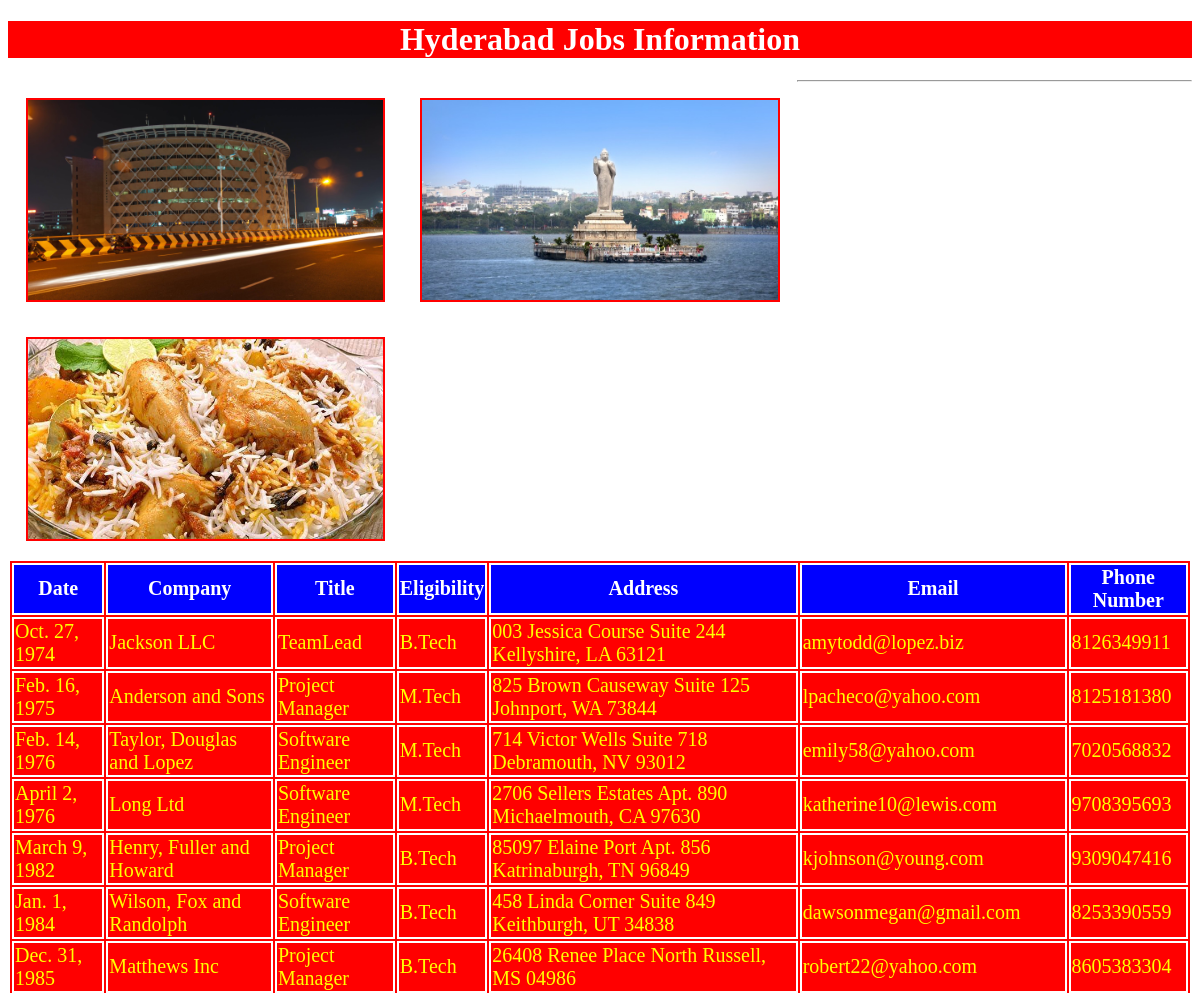
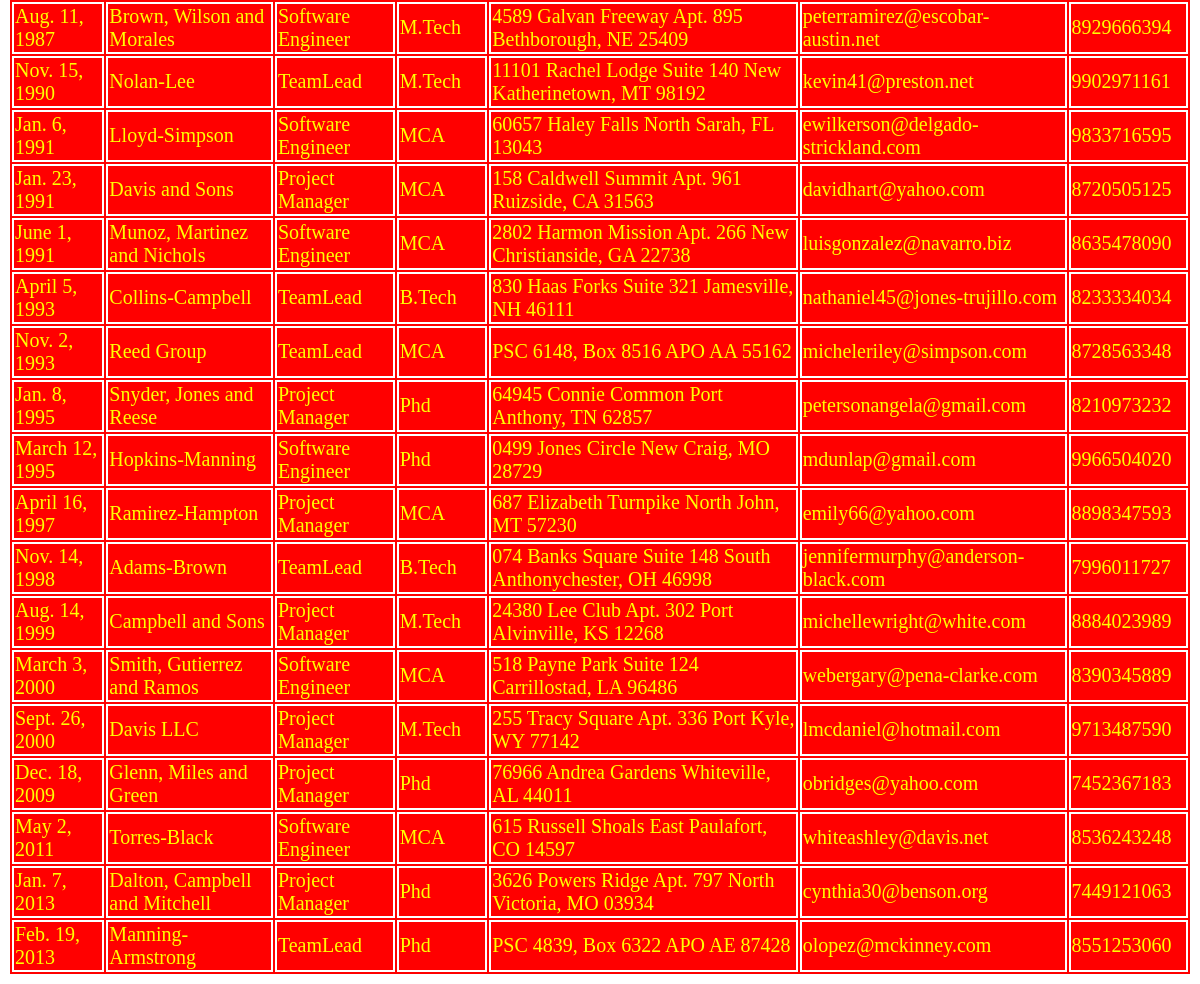
Screenshot of /hydjobs/ with the database file from the repository (2 pictures, top to bottom).
### testapp/models.py (models this page shows)
class hydjobs(models.Model):
    date=models.DateField();
    company=models.CharField(max_length=100);
    title=models.CharField(max_length=100);
    eligibility=models.CharField(max_length=100);
    address=models.CharField(max_length=100);
    email=models.EmailField();
    phonenumber=models.IntegerField()

### testapp/views.py (the view)
# urls.py: url(r'^hydjobs/', views.hydjobs1),
def hydjobs1(request):
    jobs_list=hydjobs.objects.order_by('date')
    my_dict={'jobs_list':jobs_list}
    return render(request,'testapp/hydjobs.html',context=my_dict)

### templates/testapp/hydjobs.html (shortened to what this page needs)
<!DOCTYPE html>
{%load static%}
<html lang="en" dir="ltr">
  <head>
    <link rel="stylesheet" href="{% static "css/demo.css" %}">
  </head>
  <body>
    <h1>Hyderabad Jobs Information</h1>
      <img src="{%static "images/hyd2.jpg"%}" alt="">
      <img src="{%static "images/hyd1.jpg"%}" alt="">
      <img src="{%static "images/hyd3.jpg"%}" alt="">
      <hr>
      {% if jobs_list %}
      <table id='tab'>
        <thead>
          <th>Date</th>
          <th>Company</th>
          <th>Title</th>
          <th>Eligibility</th>
          <th>Address</th>
          <th>Email</th>
          <th>Phone Number</th>
        </thead>
        {%for job in jobs_list %}
        <tr>
          <td>{{job.date}}</td>
          <td>{{job.company}}</td>
          <td>{{job.title}}</td>
          <td>{{job.eligibility}}</td>
          <td>{{job.address}}</td>
          <td>{{job.email}}</td>
          <td>{{job.phonenumber}}</td>
        </tr>
        {% endfor %}
      </table>
      {%else %}
      <p>No Jobs Found in Hyderabad</p>
    {% endif %}
  </body>
</html>

### static/css/demo.css (style rules this page uses)
body { background: url(https://images.unsplash.com/photo-1512665591-75fa7ba868d7?ixlib=rb-0.3.5&ixid=eyJhcHBfaWQiOjEyMDd9&s=9fff1ea450ba4c7242b1bd207630469f&auto=format&fit=crop&w=667&q=80) }
img { height: 200px; width:30%; float:left; margin:1.5%; border:2px solid red; }
h1 { color:white; text-align: center; background:red; }
table,thead,th,tr,td { color:yellow; border:2px solid white; font-size: 20px; margin:auto; background:red; }
thead,th { color:white; border:2px solid white; font-size: 20px; margin:auto; background:blue; }
table tr:nth-of-type(even) { background: #f4c242; }

### rows the page displays
hydjobs: date "Oct. 27, 1974", company "Jackson LLC", title "TeamLead", eligibility "B.Tech", address "003 Jessica Course Suite 244 Kellyshire, LA 63121", email "amytodd@lopez.biz", phonenumber "8126349911"
hydjobs: date "Feb. 16, 1975", company "Anderson and Sons", title "Project Manager", eligibility "M.Tech", address "825 Brown Causeway Suite 125 Johnport, WA 73844", email "lpacheco@yahoo.com", phonenumber "8125181380"
hydjobs: date "Feb. 14, 1976", company "Taylor, Douglas and Lopez", title "Software Engineer", eligibility "M.Tech", address "714 Victor Wells Suite 718 Debramouth, NV 93012", email "emily58@yahoo.com", phonenumber "7020568832"
hydjobs: date "April 2, 1976", company "Long Ltd", title "Software Engineer", eligibility "M.Tech", address "2706 Sellers Estates Apt. 890 Michaelmouth, CA 97630", email "katherine10@lewis.com", phonenumber "9708395693"
hydjobs: date "March 9, 1982", company "Henry, Fuller and Howard", title "Project Manager", eligibility "B.Tech", address "85097 Elaine Port Apt. 856 Katrinaburgh, TN 96849", email "kjohnson@young.com", phonenumber "9309047416"
hydjobs: date "Jan. 1, 1984", company "Wilson, Fox and Randolph", title "Software Engineer", eligibility "B.Tech", address "458 Linda Corner Suite 849 Keithburgh, UT 34838", email "dawsonmegan@gmail.com", phonenumber "8253390559"
hydjobs: date "Dec. 31, 1985", company "Matthews Inc", title "Project Manager", eligibility "B.Tech", address "26408 Renee Place North Russell, MS 04986", email "robert22@yahoo.com", phonenumber "8605383304"
hydjobs: date "Aug. 11, 1987", company "Brown, Wilson and Morales", title "Software Engineer", eligibility "M.Tech", address "4589 Galvan Freeway Apt. 895 Bethborough, NE 25409", email "peterramirez@escobar-austin.net", phonenumber "8929666394"
hydjobs: date "Nov. 15, 1990", company "Nolan-Lee", title "TeamLead", eligibility "M.Tech", address "11101 Rachel Lodge Suite 140 New Katherinetown, MT 98192", email "kevin41@preston.net", phonenumber "9902971161"
hydjobs: date "Jan. 6, 1991", company "Lloyd-Simpson", title "Software Engineer", eligibility "MCA", address "60657 Haley Falls North Sarah, FL 13043", email "ewilkerson@delgado-strickland.com", phonenumber "9833716595"
hydjobs: date "Jan. 23, 1991", company "Davis and Sons", title "Project Manager", eligibility "MCA", address "158 Caldwell Summit Apt. 961 Ruizside, CA 31563", email "davidhart@yahoo.com", phonenumber "8720505125"
hydjobs: date "June 1, 1991", company "Munoz, Martinez and Nichols", title "Software Engineer", eligibility "MCA", address "2802 Harmon Mission Apt. 266 New Christianside, GA 22738", email "luisgonzalez@navarro.biz", phonenumber "8635478090"
hydjobs: date "April 5, 1993", company "Collins-Campbell", title "TeamLead", eligibility "B.Tech", address "830 Haas Forks Suite 321 Jamesville, NH 46111", email "nathaniel45@jones-trujillo.com", phonenumber "8233334034"
hydjobs: date "Nov. 2, 1993", company "Reed Group", title "TeamLead", eligibility "MCA", address "PSC 6148, Box 8516 APO AA 55162", email "micheleriley@simpson.com", phonenumber "8728563348"
hydjobs: date "Jan. 8, 1995", company "Snyder, Jones and Reese", title "Project Manager", eligibility "Phd", address "64945 Connie Common Port Anthony, TN 62857", email "petersonangela@gmail.com", phonenumber "8210973232"
hydjobs: date "March 12, 1995", company "Hopkins-Manning", title "Software Engineer", eligibility "Phd", address "0499 Jones Circle New Craig, MO 28729", email "mdunlap@gmail.com", phonenumber "9966504020"
hydjobs: date "April 16, 1997", company "Ramirez-Hampton", title "Project Manager", eligibility "MCA", address "687 Elizabeth Turnpike North John, MT 57230", email "emily66@yahoo.com", phonenumber "8898347593"
hydjobs: date "Nov. 14, 1998", company "Adams-Brown", title "TeamLead", eligibility "B.Tech", address "074 Banks Square Suite 148 South Anthonychester, OH 46998", email "jennifermurphy@anderson-black.com", phonenumber "7996011727"
hydjobs: date "Aug. 14, 1999", company "Campbell and Sons", title "Project Manager", eligibility "M.Tech", address "24380 Lee Club Apt. 302 Port Alvinville, KS 12268", email "michellewright@white.com", phonenumber "8884023989"
hydjobs: date "March 3, 2000", company "Smith, Gutierrez and Ramos", title "Software Engineer", eligibility "MCA", address "518 Payne Park Suite 124 Carrillostad, LA 96486", email "webergary@pena-clarke.com", phonenumber "8390345889"
hydjobs: date "Sept. 26, 2000", company "Davis LLC", title "Project Manager", eligibility "M.Tech", address "255 Tracy Square Apt. 336 Port Kyle, WY 77142", email "lmcdaniel@hotmail.com", phonenumber "9713487590"
hydjobs: date "Dec. 18, 2009", company "Glenn, Miles and Green", title "Project Manager", eligibility "Phd", address "76966 Andrea Gardens Whiteville, AL 44011", email "obridges@yahoo.com", phonenumber "7452367183"
hydjobs: date "May 2, 2011", company "Torres-Black", title "Software Engineer", eligibility "MCA", address "615 Russell Shoals East Paulafort, CO 14597", email "whiteashley@davis.net", phonenumber "8536243248"
hydjobs: date "Jan. 7, 2013", company "Dalton, Campbell and Mitchell", title "Project Manager", eligibility "Phd", address "3626 Powers Ridge Apt. 797 North Victoria, MO 03934", email "cynthia30@benson.org", phonenumber "7449121063"
hydjobs: date "Feb. 19, 2013", company "Manning-Armstrong", title "TeamLead", eligibility "Phd", address "PSC 4839, Box 6322 APO AE 87428", email "olopez@mckinney.com", phonenumber "8551253060"
